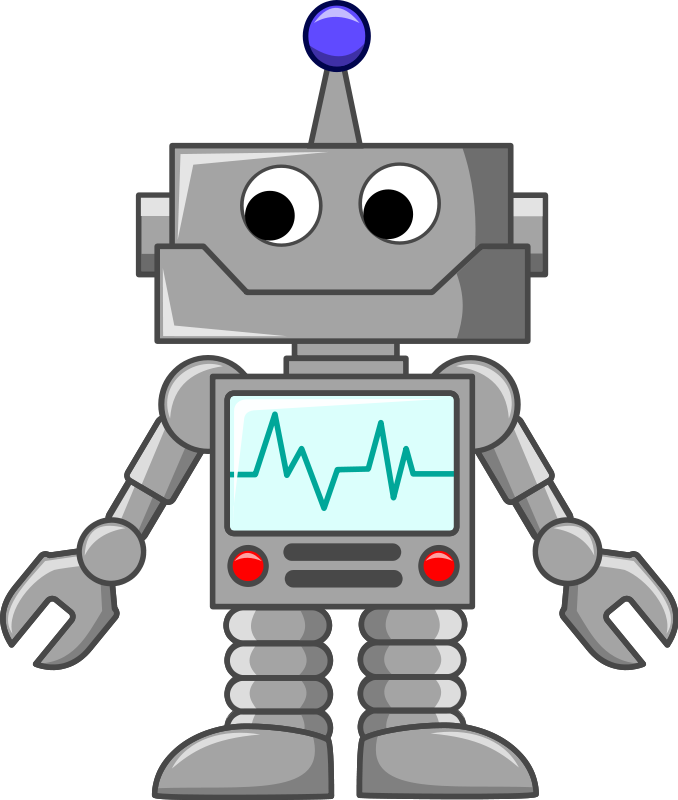
#> input picture MQTT (paho)/images/test_jpg_2.jpg, 678 x 800 px
$ jupyter execute --allow-errors mqtt-image-publish.ipynb   (shell and % lines are left out)
#> lines starting #> are read from the running program, lines starting #| are printed output that depends on the picture
We can publish image data with MQTT and view with an appropriate camera, e.g. in HA ->
* https://www.home-assistant.io/components/camera.mqtt/
* https://github.com/home-assistant/home-assistant/blob/dev/homeassistant/components/mqtt/camera.py

Link for publishing -> https://github.com/WakeupTsai/docker-rpi-camera-mqtt/blob/master/image-mqtt.py

[cell 1]
from PIL import Image
import datetime
import matplotlib.pyplot as plt
import io

import paho.mqtt.client as mqtt

# broker = "localhost"
broker = "192.168.1.164"
topic = 'homie/mac_webcam/capture'
port = 1883

[cell 2]
# Reqired callbacks
def on_connect(client, userdata, flags, rc):
    print(f"CONNACK received with code {rc}")
    if rc==0:
        print("connected OK")
    else:
        print("Bad connection Returned code=",rc)

def on_publish(client, userdata, mid):
    print("mid: "+str(mid))

# The callback for when a PUBLISH message is received from the server.
def on_message(client, userdata, msg):
    print(msg.topic)
    if msg.topic == topic:
        image = Image.open(io.BytesIO(msg.payload))
        image.save('received.jpg')
        print(f'saved image on {topic}')

#> (a cell that did not finish here is left out)

[cell 4]
# image_file = 'test_jpg_1.jpg'
image_file = 'test_jpg_2.jpg'
image = Image.open(image_file)
#> image is the input picture: PIL image 678x800 RGBA; mean R, G, B, A 65.5, 67.4, 68.1, 113.7
plt.imshow(image);

[cell 5]
file = open(image_file, 'rb')
filecontent = file.read()
byteArr = bytearray(filecontent)
print(byteArr[:10])

#> (the rest of this cell did not finish here and is left out)

[cell 6]
from PIL import Image
import io

image = Image.open(io.BytesIO(byteArr))

[cell 7]
image

[cell 8]
image.convert('RGB').save('test_output.jpg')
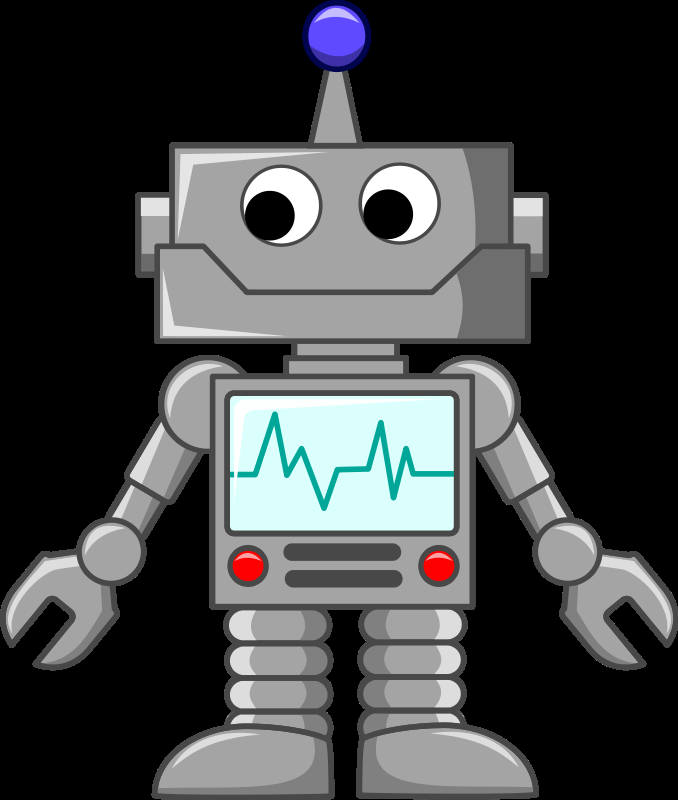
#> saved as test_output.jpg: PIL image 678x800 RGB; mean R, G, B 65.5, 67.4, 68.1
